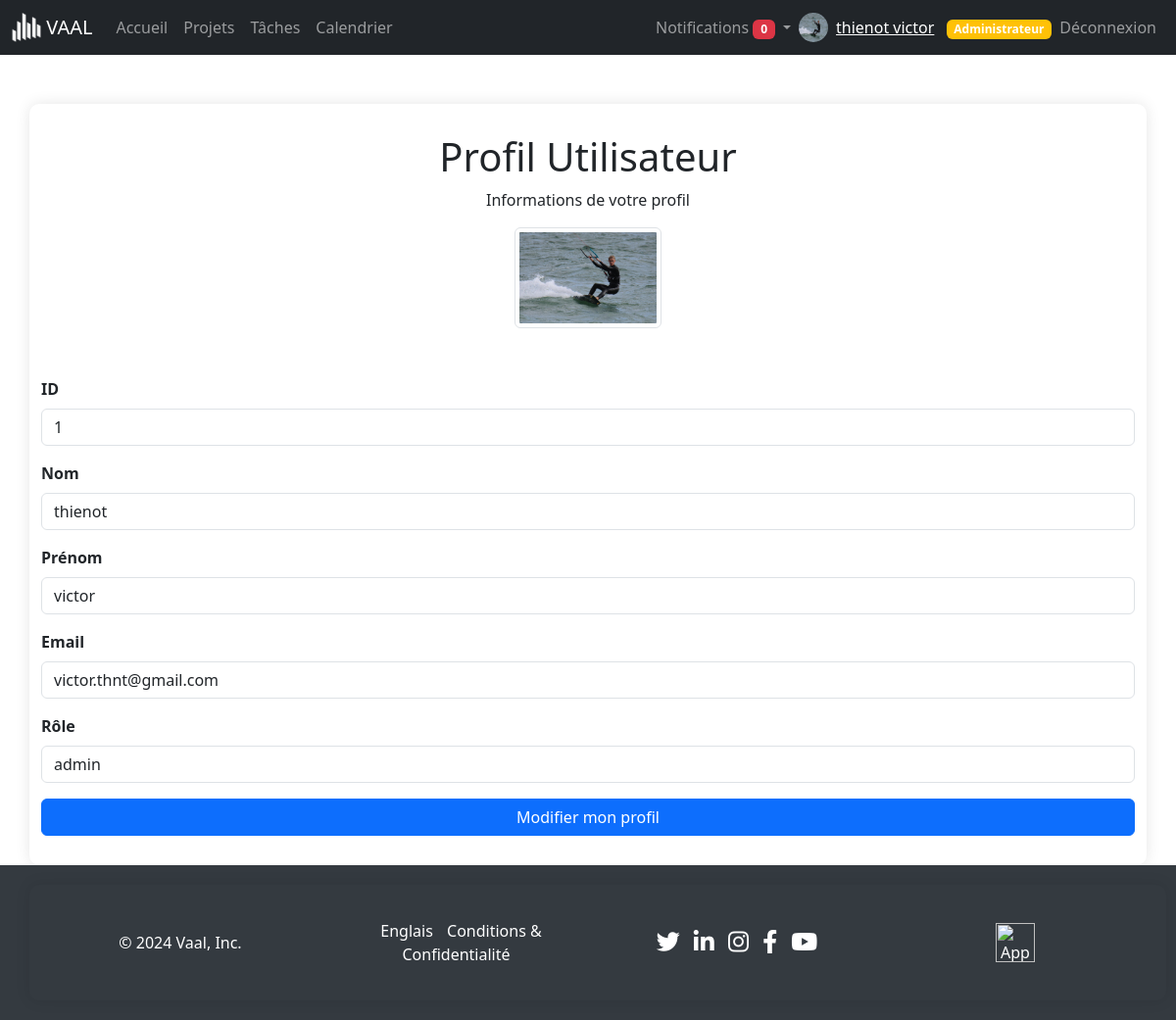
/views/auth/profile.php (signed in), run on the app's committed database.
### tables this page shows
CREATE TABLE `users` (
  `id` int(11) NOT NULL,
  `profile` varchar(255) NOT NULL,
  `nom` varchar(50) NOT NULL,
  `prenom` varchar(255) NOT NULL,
  `email` varchar(100) NOT NULL,
  `password` varchar(255) NOT NULL,
  `role` enum('member','manager','admin') DEFAULT 'member',
  `activation` enum('oui','non') NOT NULL DEFAULT 'non'
);

### views/auth/profile.php (the view, shortened to what this page needs)
<?php
include '../../includes/connect.php';
include '../../includes/navbar.php';
$user_id = $_SESSION['user_id'];
$stmt = $pdo->prepare("SELECT id, nom, prenom, email, role, profile FROM Users WHERE id = ?");
$stmt->execute([$user_id]);
$user = $stmt->fetch();
?>
<!DOCTYPE html>
<html lang="fr">
<head>
    <link href="https://cdn.jsdelivr.net/npm/bootstrap@5.3.3/dist/css/bootstrap.min.css" rel="stylesheet">
</head>
<body>
<div class="container">
    <div class="profile-header">
        <h1>Profil Utilisateur</h1>
        <p>Informations de votre profil</p>
        <?php if ($user['profile']): ?>
            <img src="../../<?php echo htmlspecialchars($user['profile']); ?>" alt="Profile Image" class="profile-photo img-thumbnail">
        <?php else: ?>
            <img src="../../assets/images/default-profile.png" alt="Profile Image" class="profile-photo img-thumbnail">
        <?php endif; ?>
    </div>
    <div class="mb-3">
        <label class="form-label">ID</label>
        <p class="form-control"><?php echo htmlspecialchars($user['id']); ?></p>
    </div>
    <div class="mb-3">
        <label class="form-label">Nom</label>
        <p class="form-control"><?php echo htmlspecialchars($user['nom']); ?></p>
    </div>
    <div class="mb-3">
        <label class="form-label">Prénom</label>
        <p class="form-control"><?php echo htmlspecialchars($user['prenom']); ?></p>
    </div>
    <div class="mb-3">
        <label class="form-label">Email</label>
        <p class="form-control"><?php echo htmlspecialchars($user['email']); ?></p>
    </div>
    <div class="mb-3">
        <label class="form-label">Rôle</label>
        <p class="form-control"><?php echo htmlspecialchars($user['role']); ?></p>
    </div>
    <a href="profiledit.php" class="btn btn-primary w-100">Modifier mon profil</a>
</div>
<?php include_once '../../includes/footer.php'; ?>
</body>
</html>

### includes/navbar.php (shortened to what this page needs)
<?php
include $_SERVER['DOCUMENT_ROOT'].'/Project-Management-App/includes/connect.php';
$user_id = $_SESSION['user_id'];
$stmt = $pdo->prepare("SELECT * FROM users WHERE id = ?");
$stmt->execute([$user_id]);
$user = $stmt->fetch(PDO::FETCH_ASSOC);
$notificationsStmt = $pdo->prepare("SELECT * FROM notifications WHERE user_id = ? AND is_read = 0 ORDER BY created_at DESC");
$notificationsStmt->execute([$user_id]);
$notifications = $notificationsStmt->fetchAll();
$notificationCount = count($notifications);
$user_name = htmlspecialchars($user['nom'] . ' ' . $user['prenom']);
$profile_image = !empty($user['profile']) ? $user['profile'] : 'assets/images/default-profile.png';
$user_role = $user['role'];
?>
<nav class="navbar navbar-expand-lg navbar-dark bg-dark">
    <div class="container-fluid">
        <a class="navbar-brand" href="/Project-Management-App/index.php">
            <img src="/Project-Management-App/assets/images/logo_white.png" alt="Logo" width="30" height="30" class="d-inline-block align-top">
            VAAL
        </a>
        <div class="collapse navbar-collapse" id="navbarNav">
            <ul class="navbar-nav me-auto mb-2 mb-lg-0">
                <li class="nav-item">
                    <a class="nav-link" href="/Project-Management-App/dashboard.php">Accueil</a>
                </li>
                <li class="nav-item">
                    <a class="nav-link" href="/Project-Management-App/views/projects/view.php">Projets</a>
                </li>
                <li class="nav-item">
                    <a class="nav-link" href="/Project-Management-App/views/tasks/view.php">Tâches</a>
                </li>
                <li class="nav-item">
                    <a class="nav-link" href="/Project-Management-App/views/calendar/view.php">Calendrier</a>
                </li>
            </ul>
            <ul class="navbar-nav ms-auto mb-2 mb-lg-0 align-items-center">
                <li class="nav-item dropdown">
                    <a class="nav-link dropdown-toggle" href="#" id="notificationsDropdown" role="button" data-bs-toggle="dropdown" aria-expanded="false">
                        Notifications <span class="badge bg-danger"><?php echo $notificationCount; ?></span>
                    </a>
                </li>
                <li class="nav-item d-flex align-items-center">
                    <img src="/Project-Management-App/<?php echo htmlspecialchars($profile_image); ?>" alt="Profile Image" width="30" height="30" class="rounded-circle me-2">
                    <span class="navbar-text">
                        <a href="/Project-Management-App/views/auth/profile.php"><?php echo $user_name; ?></a>
                        <?php if ($user_role === 'admin'): ?>
                            <span class="badge bg-warning text-dark ms-2"><a href="/Project-Management-App/dashboard_admin.php" style="text-decoration: none;">Administrateur</a></span>
                        <?php endif; ?>
                    </span>
                </li>
                <li class="nav-item">
                    <a class="nav-link" href="/Project-Management-App/includes/logout.php">Déconnexion</a>
                </li>
            </ul>
        </div>
    </div>
</nav>

### views/auth/profile.php (style rules this page uses)
.container { max-width: 600px; margin-top: 50px; padding: 30px; border-radius: 10px; box-shadow: 0 0 15px rgba(0, 0, 0, 0.1); }
.profile-header { text-align: center; margin-bottom: 30px; }
.profile-photo { border-radius: 50%; width: 150px; height: 150px; object-fit: cover; margin-bottom: 20px; }
.form-label { font-weight: bold; }
.btn-primary { background-color: #007bff; border-color: #007bff; }

### includes/footer.php (style rules this page uses)
body { display: flex; flex-direction: column; min-height: 100vh; margin: 0; }

### data on the page
users: profile (picture), user_name "thienot victor", id "1", nom "thienot", prenom "victor", email "victor.thnt@gmail.com", role "admin"

### other printed values
$notificationCount "0"
